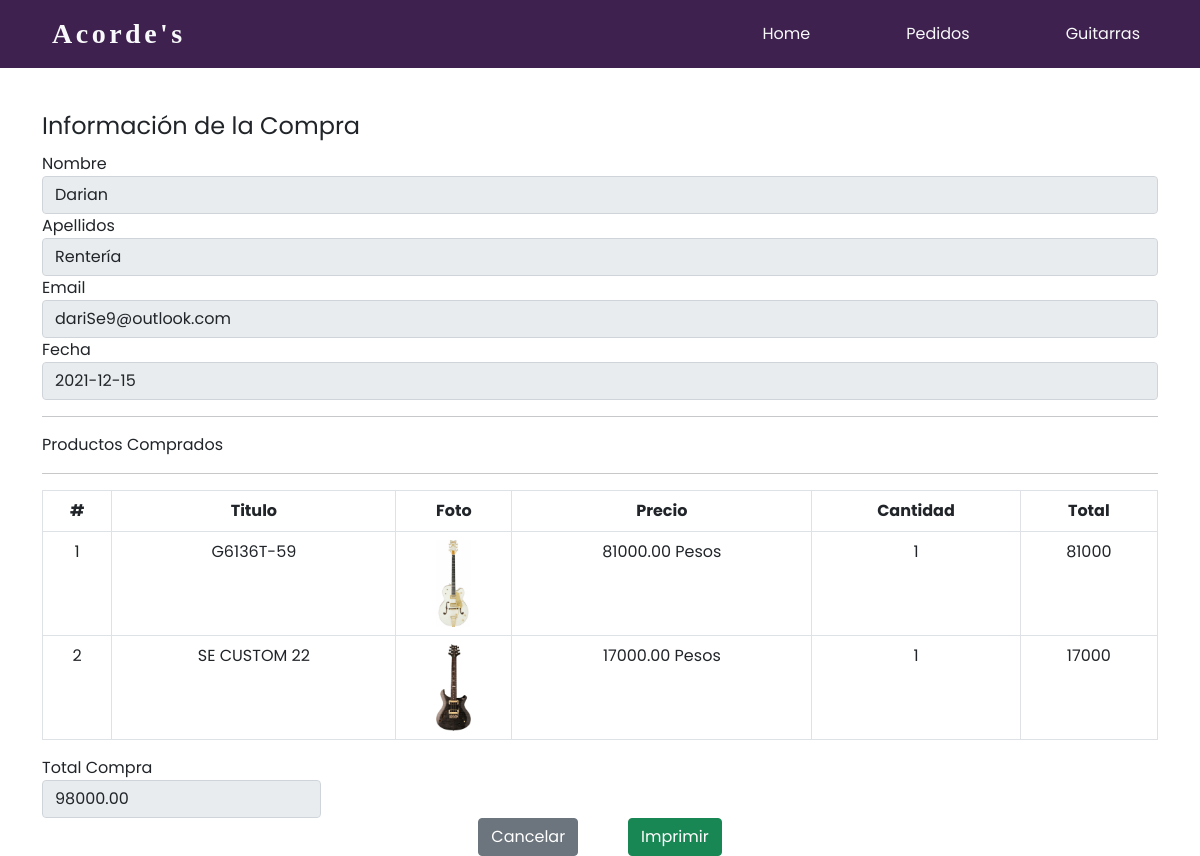
The app's page /panel/pedidos/ver.php?id=2 with its own data.
### tables this page shows
CREATE TABLE `pedidos` (
  `id` int(5) NOT NULL,
  `cliente_id` int(5) NOT NULL,
  `total` decimal(10,2) NOT NULL,
  `fecha` date NOT NULL,
  `estado` int(2) NOT NULL DEFAULT 1
);

CREATE TABLE `clientes` (
  `id` int(5) NOT NULL,
  `nombre` varchar(50) NOT NULL,
  `apellidos` varchar(50) NOT NULL,
  `email` varchar(30) NOT NULL,
  `telefono` varchar(13) NOT NULL,
  `comentario` varchar(300) DEFAULT NULL
);

CREATE TABLE `detalle_pedidos` (
  `id` int(5) NOT NULL,
  `pedido_id` int(5) NOT NULL,
  `pelicula_id` int(5) NOT NULL,
  `precio` decimal(10,2) NOT NULL,
  `cantidad` int(5) NOT NULL,
  `estado` int(5) NOT NULL DEFAULT 1
);

CREATE TABLE `guitarras` (
  `id` int(5) NOT NULL,
  `titulo` varchar(100) NOT NULL,
  `descripcion` varchar(300) NOT NULL,
  `foto` varchar(100) NOT NULL,
  `precio` decimal(20,2) NOT NULL,
  `categoria_id` int(5) NOT NULL,
  `fecha` date NOT NULL,
  `estado` int(2) NOT NULL DEFAULT 1
);

### src/Pedido.php (called while the page is built, shortened)
<?php
class Pedido{
    private $cn = null;
    public function __construct(){
        $this->config = parse_ini_file(__DIR__.'/../config.ini') ;
        $this->cn = new \PDO( $this->config['dns'], $this->config['usuario'],$this->config['clave'],array(
            \PDO::MYSQL_ATTR_INIT_COMMAND => 'SET NAMES utf8'
        ));
    }
    public function mostrarPorId($id)
    {
        $sql = "SELECT p.id, nombre, apellidos, email, total, fecha FROM pedidos p
        INNER JOIN clientes c ON p.cliente_id = c.id WHERE p.id = :id";
        $resultado = $this->cn->prepare($sql);
        $_array = array(
            ':id'=>$id
        );
        if($resultado->execute($_array ))
            return  $resultado->fetch();
        return false;
    }
    public function mostrarDetallePorIdPedido($id)
    {
        $sql = "SELECT
                dp.id,
                pe.titulo,
                dp.precio,
                dp.cantidad,
                pe.foto
                FROM detalle_pedidos dp
                INNER JOIN guitarras pe ON pe.id= dp.pelicula_id
                WHERE dp.pedido_id = :id";
        $resultado = $this->cn->prepare($sql);
        $_array = array(
            ':id'=>$id
        );
        if($resultado->execute( $_array))
            return  $resultado->fetchAll();
        return false;
    }
}

### panel/pedidos/ver.php (the view, shortened to what this page needs)
<!DOCTYPE html>
<html lang="en">
  <head>
    <link rel="stylesheet" href="../../assets/css/bootstrap.min.css">
    <link rel="stylesheet" href="../../assets/css/estilos.css">
  </head>
  <body>
    <nav class="navbar navbar-expand-lg bC" style>
      <div class="container-fluid">
        <a class="navbar-brand text-light titlePage" style="font-family:'Quicksand';" href="../dashboard.php">Acorde's</a>
        <div class="collapse navbar-collapse" id="navbarScroll">
          <ul class="navbar-nav my-2 my-lg-0 navbar-nav-scroll" style="--bs-scroll-height: 100px; width:100%; display:flex; justify-content:flex-end;">
            <li class="nav-item" style="margin-left: 40px; margin-right: 40px;">
              <a class="nav-link text-light" href="../../index.php">Home</a>
            </li>
            <li class="nav-item" style="margin-left: 40px; margin-right: 40px;">
              <a class="nav-link active text-light" aria-current="page" href="index.php">Pedidos</a>
            </li>
            <li class="nav-item" style="margin-left: 40px; margin-right: 40px;">
              <a class="nav-link text-light" href="../guitarras/index.php">Guitarras</a>
            </li>
          </ul>
        </div>
      </div>
    </nav>
    <div class="container" id="main">
    <div class="row">
          <div class="col-md-12">
            <fieldset>
                <?php
                    $id = $_GET['id'];
                    $pedido = new GuitarShop\Pedido;
                    $info_pedido = $pedido->mostrarPorId($id);
                    $info_detalle_pedido = $pedido->mostrarDetallePorIdPedido($id);
                ?>
                <legend>Información de la Compra</legend>
                <div class="form-group">
                    <label>Nombre</label>
                    <input value="<?php print $info_pedido['nombre'] ?>" type="text" class="form-control" readonly>
                </div>
                <div class="form-group">
                    <label>Apellidos</label>
                    <input value="<?php print $info_pedido['apellidos'] ?>" type="text" class="form-control" readonly>
                </div>
                <div class="form-group">
                    <label>Email</label>
                    <input value="<?php print $info_pedido['email'] ?>" type="text" class="form-control" readonly>
                </div>
                <div class="form-group">
                    <label>Fecha</label>
                    <input value="<?php print $info_pedido['fecha'] ?>" type="text" class="form-control" readonly>
                </div>
                <hr>
                    Productos Comprados
                <hr>
                <table class="table table-bordered" style="text-align:center;">
                  <thead>
                    <tr>
                      <th>#</th>
                      <th>Titulo</th>
                      <th>Foto</th>
                      <th>Precio</th>
                      <th>Cantidad</th>
                      <th>
                          Total
                      </th>
                    </tr>
                  </thead>
                  <tbody>
                    <?php
                      $cantidad = count($info_detalle_pedido);
                      if($cantidad > 0){
                        $c=0;
                      for($x =0; $x < $cantidad; $x++){
                        $c++;
                        $item = $info_detalle_pedido[$x];
                        $total = $item['precio'] * $item['cantidad'];
                    ?>
                    <tr>
                      <td><?php print $c?></td>
                      <td><?php print $item['titulo']?></td>
                      <td>
                      <?php
                          $foto = '../../upload/'.$item['foto'];
                          if(file_exists($foto)){
                        ?>
                          <img src="<?php print $foto; ?>" width="35">
                      <?php }else{?>
                          SIN FOTO
                      <?php }?>
                      </td>
                      <td><?php print $item['precio']?> Pesos</td>
                      <td><?php print $item['cantidad']?></td>
                    <td>
                    <?php print $total?>
                    </td>
                    </tr>
                    <?php
                      }
                    }else{
                    ?>
                    <tr>
                      <td colspan="6">No hay registros</td>
                    </tr>
                    <?php }?>
                  </tbody>
                </table>
                <div class="col-md-3">
                    <div class="form-group">
                        <label>Total Compra</label>
                        <input value="<?php print $info_pedido['total'] ?>" type="text" class="form-control" readonly>
                    </div>
                </div>
            </fieldset>
            <div style="display: flex; justify-content:center;">
                <a href="index.php" style="margin-right: 50px;" class="btn btn-secondary">Cancelar</a>
                <a href="javascript:;" id="btnImprimir" class="btn btn-success">Imprimir</a>
            </div>
          </div>
        </div>
    </div>
  </body>
</html>

### assets/css/estilos.css (style rules this page uses)
#main { margin-top: 100px; }

### panel/pedidos/ver.php (style rules this page uses)
* { font-family:'Poppins'; }
.titlePage { font-size:28px; font-weight: bold; padding-left: 40px; letter-spacing: 3.5px; }
.bC { background-color: #3e214e; filter: blur(.3px); }
#main { margin-top: 40px; }

### records on screen
pedidos: cliente.nombre "Darian", cliente.apellidos "Rentería", cliente.email "dariSe9@outlook.com", fecha "2021-12-15", total "98000.00"
detalle_pedidos: guitarras.titulo "G6136T-59", guitarras.foto (picture), precio "81000.00", cantidad "1", total "81000"
detalle_pedidos: guitarras.titulo "SE CUSTOM 22", guitarras.foto (picture), precio "17000.00", cantidad "1", total "17000"
